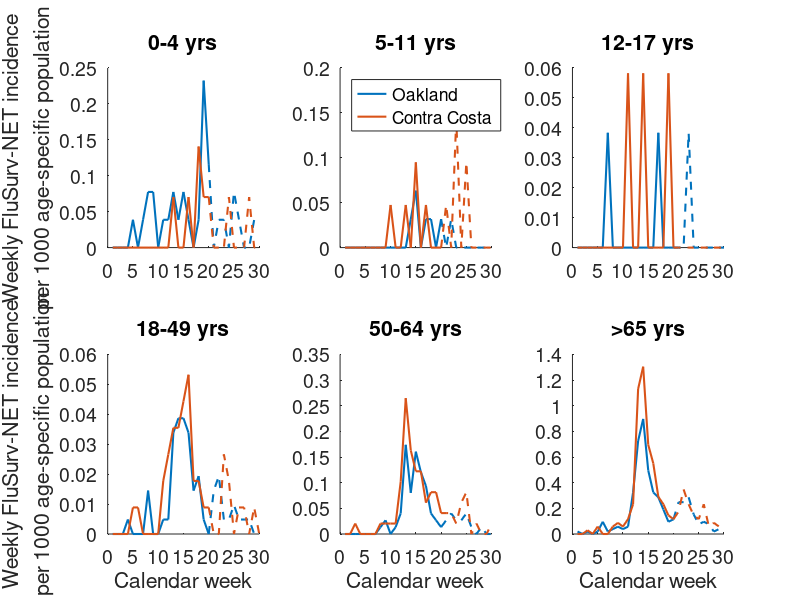

This figure's MATLAB source:
clear all; 

load epid_data;
load popn_data;


mat = permute(squeeze(data_aligned(:,:,:,end)),[1,3,2]);                   % Dims: 1.Week 2.City 3.Age gp

tis = {'0-4 yrs','5-11 yrs','12-17 yrs','18-49 yrs','50-64 yrs','>65 yrs'};

% Get the per-capita rates
den = permute(repmat(agenums,[1,1,52]),[3,2,1]);
dat = mat./den*1e3;

ff=figure; fs = 14; lw = 1.5;
for ii = 1:6
    subplot(2,3,ii); hold on;
    
    inds = 1:20;
    plot(inds, dat(inds,:,ii),'linewidth',lw);
    set(gca,'ColorOrderIndex',1);
    
    inds = 20:30;
    plot(inds, dat(inds,:,ii),'--','linewidth',lw);
    
    if ismember(ii,[1,4])
        ylabel({'Weekly FluSurv-NET incidence','per 1000 age-specific population'});
    end
    if ismember(ii,4:6)
        xlabel('Calendar week');
    end
    
    set(gca,'fontsize',fs);
    title(tis{ii});
end
subplot(2,3,2); legend('Oakland','Contra Costa','Location','NorthWest');
set(ff,'Position',[680   402   899   576]);


% --- Get the total burden, helping to figure out excess hospitalisations
mat2 = squeeze(sum(dat(1:20,:,:),1));
pha = (1 - mat2(1,:)./mat2(2,:))